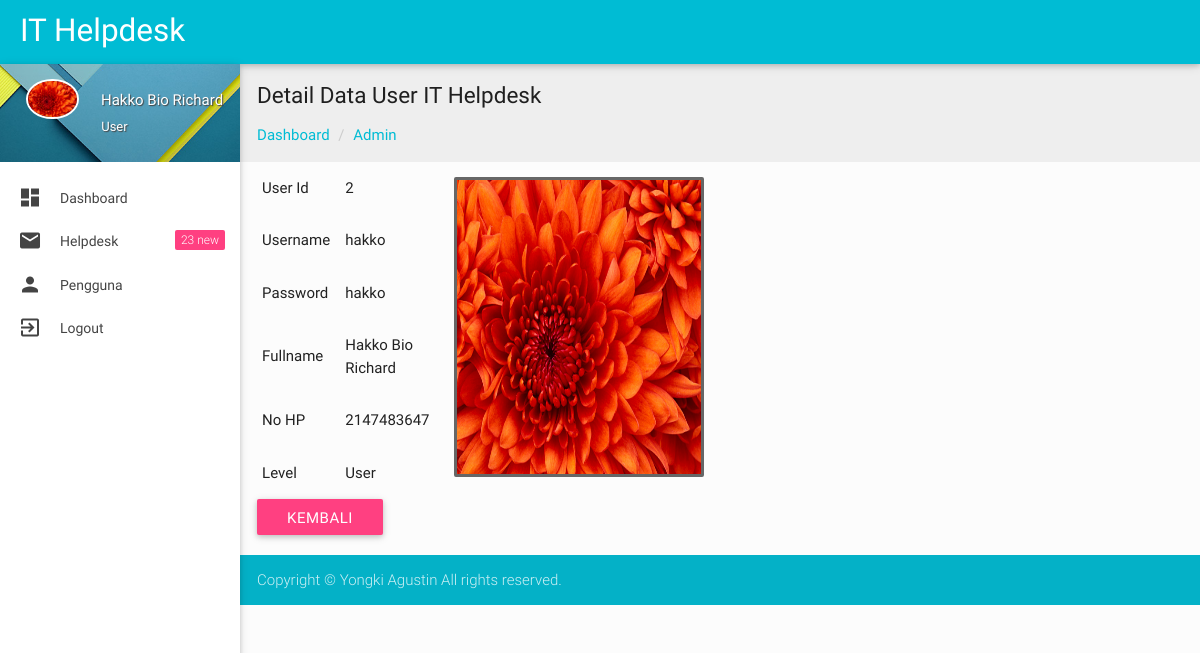
The page /admin/detail-admin.php?id=2 (signed in) on the database its author committed.
### tables this page shows
CREATE TABLE `user` (
  `user_id` int(10) NOT NULL,
  `username` varchar(30) NOT NULL,
  `password` varchar(30) NOT NULL,
  `fullname` varchar(50) NOT NULL,
  `no_hp` int(14) NOT NULL,
  `level` varchar(10) NOT NULL,
  `gambar` varchar(150) NOT NULL
);

### admin/detail-admin.php (the view, shortened to what this page needs)
<?php
if (empty($_SESSION['username'])){
	header('location:../index.php');
} else {
	include "../conn.php";
?>
<!DOCTYPE html>
<html lang="en">
<?php include "head.php"; ?>
<body>
<?php include "header.php"; ?>
  <div id="main">
    <div class="wrapper">
      <?php include "menu.php"; ?>
<?php } ?>
      <section id="content">
        <div id="breadcrumbs-wrapper" class=" grey lighten-3">
          <div class="container">
            <div class="row">
              <div class="col s12 m12 l12">
                <h5 class="breadcrumbs-title">Detail Data User IT Helpdesk</h5>
                <ol class="breadcrumb">
                    <li><a href="index.php">Dashboard</a></li>
                    <li><a href="admin.php">Admin</a></li>
                </ol>
              </div>
            </div>
          </div>
        </div>
        <div class="container">
          <?php
            $query = mysqli_query($koneksi, "SELECT * FROM user WHERE user_id='$_GET[id]'");
            $data  = mysqli_fetch_array($query);
            ?>
          <div class="row">
          <div class="col s12 m12 l6">
                                     <div class="table table-responsive">
                   <table id="example" class="table table-hover table-bordered">
                      <tr>
                      <td>User Id</td>
                      <td><?php echo $data['user_id']; ?></td>
                      <td rowspan="6"><div class="pull-right image">
                            <img src="<?php echo $data['gambar']; ?>" class="img-rounded" height="300" width="250" alt="User Image" style="border: 3px solid #666; border-radius: 2px;" />
                        </div></td>
                      </tr>
                      <tr>
                      <td width="250">Username</td>
                      <td width="565" colspan="1"><?php echo $data['username']; ?></td>
                      </tr>
                      <tr>
                      <td>Password</td>
                      <td><?php echo $data['password']; ?></td>
                      </tr>
                      <tr>
                      <td>Fullname</td>
                      <td><?php echo $data['fullname']; ?></td>
                      </tr>
                      <tr>
                      <td>No HP</td></td>
                      <td><?php echo $data['no_hp']; ?></td>
                      </tr>
                       <tr>
                      <td>Level</td>
                      <td><?php echo $data['level']; ?></td>
                      </tr>
                      </table>
                      <div class="text-right">
                  <a href="admin.php" class="btn btn-sm btn-warning">Kembali <i class="fa fa-arrow-circle-right"></i></a>
                </div>
          </div>
          </div>
        </div>
      </section>
    </div>
  </div>
 <?php include "footer.php"; ?>
</body>
</html>

### admin/head.php (shortened to what this page needs)
<head>
    <link href="css/materialize.css" type="text/css" rel="stylesheet" media="screen,projection">
    <link href="css/style.css" type="text/css" rel="stylesheet" media="screen,projection">
    <link href="https://cdn.datatables.net/1.10.15/css/dataTables.bootstrap.min.css" type="text/css" rel="stylesheet" media="screen,projection">
    <link rel="stylesheet" href="../dist/sweetalert.css">
    <link href="js/plugins/perfect-scrollbar/perfect-scrollbar.css" type="text/css" rel="stylesheet" media="screen,projection">
    <link href="js/plugins/jvectormap/jquery-jvectormap.css" type="text/css" rel="stylesheet" media="screen,projection">
    <link href="js/plugins/chartist-js/chartist.min.css" type="text/css" rel="stylesheet" media="screen,projection">
    <link href="js/plugins/data-tables/css/jquery.dataTables.min.css" type="text/css" rel="stylesheet" media="screen,projection">
</head>

### admin/header.php (shortened to what this page needs)
<header id="header" class="page-topbar">
        <div class="navbar-fixed">
            <nav class="cyan">
                <div class="nav-wrapper">
                    <h5 class="logo-wrapper"><a href="index.php" class="brand-logo darken-1"> <span class="logo-text">IT Helpdesk  </span>   </a> </h5>
                </div>
            </nav>
        </div>
    </header>

### admin/menu.php (shortened to what this page needs)
<aside id="left-sidebar-nav">
                <ul id="slide-out" class="side-nav fixed leftside-navigation">
                    <li class="user-details cyan darken-2">
                        <div class="row">
                            <div class="col col s4 m4 l4">
                                <img src="<?php echo $_SESSION['gambar']; ?>" alt="" style="border: 2px solid white;" class="circle responsive-img valign profile-image">
                            </div>
                            <div class="col col s8 m8 l8">
                                <a class="btn-flat dropdown-button waves-effect waves-light white-text profile-btn" href="#" data-activates="profile-dropdown"><?php echo $_SESSION['fullname']; ?><i class="mdi-navigation-arrow-drop-down right"></i></a>
                                <p class="user-roal"><?php echo $_SESSION['level']; ?></p>
                            </div>
                        </div>
                    </li>
                    <li class="bold"><a href="index.php" class="waves-effect waves-cyan"><i class="mdi-action-dashboard"></i> Dashboard</a>
                    </li>
                    <?php
                     $tampil2=mysqli_query($koneksi, "select * from tiket where status='open'");
                        $total2=mysqli_num_rows($tampil2);
                        ?>
                    <li class="no-padding">
                        <ul class="collapsible collapsible-accordion">
                            <li class="bold"><a class="collapsible-header waves-effect waves-cyan"><i class="mdi-communication-email"></i> Helpdesk <span class="new badge"><?php echo $total2; ?></span></a>
                            </li>
                        </ul>
                    </li>
                    <li class="no-padding">
                        <ul class="collapsible collapsible-accordion">
                            <li class="bold"><a class="collapsible-header waves-effect waves-cyan"><i class="mdi-social-person"></i> Pengguna </a>
                            </li>
                        </ul>
                    </li>
                    <li class="no-padding">
                            <li class="bold"><a href="../logout.php"><i class="mdi-action-exit-to-app"></i> Logout </a>
                            </li>
                    </li>
                </ul>
            </aside>

### admin/footer.php
<footer class="page-footer">
        <div class="footer-copyright">
            <div class="container">
                Copyright &copy; Yongki Agustin All rights reserved.
            </div>
        </div>
    </footer>

### admin/css/style.css (style rules this page uses)
body { background-color: #fcfcfc; }
#main, footer { padding-left: 240px; }
.container { padding: 0 0.5rem; margin: 0 auto; max-width: 100% !important; width: 98%; }
#left-sidebar-nav span.badge.new { line-height: 20px; margin-top: 11px; }
#content .container .row { margin-bottom: 0; }
@media only screen and (min-width: 601px) { .container { width: 98%; } }
@media only screen and (min-width: 993px) { .container { width: 98%; } }
header .brand-logo { margin: 5px 0px; padding: 0 20px; }
ul.side-nav.fixed { top: 64px; }
.side-nav a { line-height: 42px; height: 42px; }
#left-sidebar-nav { position: fixed; width: 100px; left: 180px; z-index: 999; height: auto; }
#slide-out li a i { line-height: inherit; width: 2rem; font-size: 1.6rem; display: block; float: left; text-align: center; margin-right: 1rem; }
ul.side-nav li { padding: 0; }
ul.side-nav .collapsible-header { margin: 0; }
ul.side-nav.fixed { overflow: hidden; }
ul.side-nav.fixed li { line-height: 44px; }
ul.side-nav.fixed li a { font-size: 14px; font-weight: 400; }
ul.side-nav.fixed ul.collapsible-accordion { background-color: #FFF; }
ul.side-nav.fixed li.user-details { background: url(../images/user-bg.jpg) no-repeat center center; -webkit-background-size: cover; -moz-background-size: cover; -o-background-size: cover; background-size: cover; margin-bottom: 15px; padding: 15px 0px 0px 15px; }
.user-details .row { margin: 0; }
ul.side-nav.fixed .profile-btn { margin: 0; text-transform: capitalize; padding: 0; text-shadow: 1px 1px 1px #444; font-size: 15px; }
.user-roal { color: #fff; margin-top: -16px; font-size: 13px; text-shadow: 1px 1px 1px #444; }
.bold > a { font-weight: bold; }
.breadcrumb { padding: 0px; margin: 15px 0px; list-style: none; }
.breadcrumbs-title { font-size: 1.5rem; line-height: 1.804rem; margin: 18px 0px 0px 0px; }
.breadcrumb > li { display: inline-block; }
.breadcrumb a { color: #00bcd4; }
.breadcrumb > li + li:before { padding: 0 5px; color: #ccc; content: "/\00a0"; }
.collapsible-header { font-weight: 500; }
footer.page-footer { padding-top: 0px; }

### rows shown on the page
user: user_id "2", gambar (picture), username "hakko", password "hakko", fullname "Hakko Bio Richard", no_hp "2147483647", level "User"

### other values the page prints
$_SESSION['fullname'] "Hakko Bio Richard"
$_SESSION['level'] "User"
$total2 "23"
